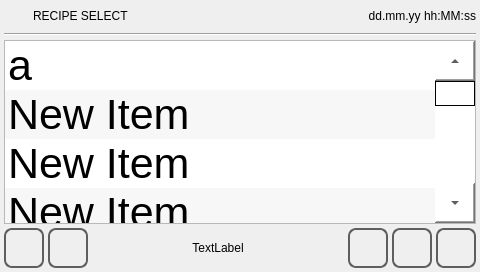
<?xml version="1.0" encoding="UTF-8"?>
<ui version="4.0">
 <class>recipe_select</class>
 <widget class="QWidget" name="recipe_select">
  <property name="geometry">
   <rect>
    <x>0</x>
    <y>0</y>
    <width>480</width>
    <height>272</height>
   </rect>
  </property>
  <property name="minimumSize">
   <size>
    <width>0</width>
    <height>0</height>
   </size>
  </property>
  <property name="maximumSize">
   <size>
    <width>16777215</width>
    <height>16777215</height>
   </size>
  </property>
  <property name="windowTitle">
   <string>recipe_select</string>
  </property>
  <property name="styleSheet">
   <string notr="true">QPushButton
{
	font: 20pt &quot;Ubuntu&quot;;
}</string>
  </property>
  <layout class="QVBoxLayout" name="verticalLayout">
   <property name="spacing">
    <number>4</number>
   </property>
   <property name="margin">
    <number>4</number>
   </property>
   <item>
    <layout class="QHBoxLayout" name="horizontalLayout">
     <property name="sizeConstraint">
      <enum>QLayout::SetMinimumSize</enum>
     </property>
     <item>
      <widget class="QLabel" name="labelIcon">
       <property name="minimumSize">
        <size>
         <width>25</width>
         <height>25</height>
        </size>
       </property>
       <property name="maximumSize">
        <size>
         <width>25</width>
         <height>25</height>
        </size>
       </property>
       <property name="focusPolicy">
        <enum>Qt::NoFocus</enum>
       </property>
       <property name="styleSheet">
        <string notr="true">border-image: url(:/systemicons/img/Script.png);</string>
       </property>
       <property name="text">
        <string/>
       </property>
      </widget>
     </item>
     <item>
      <widget class="QLabel" name="labelTitle">
       <property name="sizePolicy">
        <sizepolicy hsizetype="Preferred" vsizetype="Fixed">
         <horstretch>0</horstretch>
         <verstretch>0</verstretch>
        </sizepolicy>
       </property>
       <property name="focusPolicy">
        <enum>Qt::NoFocus</enum>
       </property>
       <property name="text">
        <string>RECIPE SELECT</string>
       </property>
      </widget>
     </item>
     <item>
      <widget class="QLabel" name="labelUserName">
       <property name="text">
        <string/>
       </property>
      </widget>
     </item>
     <item>
      <widget class="QLabel" name="labelDataOra">
       <property name="sizePolicy">
        <sizepolicy hsizetype="Preferred" vsizetype="Fixed">
         <horstretch>0</horstretch>
         <verstretch>0</verstretch>
        </sizepolicy>
       </property>
       <property name="focusPolicy">
        <enum>Qt::NoFocus</enum>
       </property>
       <property name="text">
        <string>dd.mm.yy hh:MM:ss</string>
       </property>
       <property name="alignment">
        <set>Qt::AlignRight|Qt::AlignTrailing|Qt::AlignVCenter</set>
       </property>
      </widget>
     </item>
    </layout>
   </item>
   <item>
    <widget class="Line" name="line">
     <property name="focusPolicy">
      <enum>Qt::NoFocus</enum>
     </property>
     <property name="orientation">
      <enum>Qt::Horizontal</enum>
     </property>
    </widget>
   </item>
   <item>
    <widget class="QListWidget" name="listWidget">
     <property name="font">
      <font>
       <family>Ubuntu</family>
       <pointsize>32</pointsize>
       <weight>50</weight>
       <italic>false</italic>
       <bold>false</bold>
      </font>
     </property>
     <property name="focusPolicy">
      <enum>Qt::NoFocus</enum>
     </property>
     <property name="styleSheet">
      <string notr="true">QListWidget
{
	font: 32pt &quot;Ubuntu&quot;;
}
QScrollBar:vertical
{
        border-top: 40px solid #999999;
        border-bottom: 40px solid #999999;
        background:white;
        width:40px;    
        margin: 0px 0px 0px 0px;
}
QScrollBar::handle:vertical 
{
        border: 1px solid black;
	    background: rgb(255, 255, 255);
        min-height: 10px;
}
QScrollBar::add-line:vertical
{
        height: 40px;
	    background: rgb(255, 255, 255);
        subcontrol-position: bottom;
        subcontrol-origin: margin;
	image: url(:/systemicons/img/Down.png);
}
QScrollBar::sub-line:vertical 
{
       height: 40px;
	    background: rgb(255, 255, 255);
        subcontrol-position: top;
	    subcontrol-origin: margin;
	image: url(:/systemicons/img/Up.png);
}</string>
     </property>
     <property name="verticalScrollBarPolicy">
      <enum>Qt::ScrollBarAlwaysOn</enum>
     </property>
     <property name="alternatingRowColors">
      <bool>true</bool>
     </property>
     <item>
      <property name="text">
       <string>a</string>
      </property>
     </item>
     <item>
      <property name="text">
       <string>New Item</string>
      </property>
     </item>
     <item>
      <property name="text">
       <string>New Item</string>
      </property>
     </item>
     <item>
      <property name="text">
       <string>New Item</string>
      </property>
     </item>
     <item>
      <property name="text">
       <string>New Item</string>
      </property>
     </item>
     <item>
      <property name="text">
       <string>New Item</string>
      </property>
     </item>
     <item>
      <property name="text">
       <string>New Item</string>
      </property>
     </item>
     <item>
      <property name="text">
       <string>New Item</string>
      </property>
     </item>
     <item>
      <property name="text">
       <string>New Item</string>
      </property>
     </item>
     <item>
      <property name="text">
       <string>New Item</string>
      </property>
     </item>
     <item>
      <property name="text">
       <string>New Item</string>
      </property>
     </item>
     <item>
      <property name="text">
       <string>z</string>
      </property>
     </item>
    </widget>
   </item>
   <item>
    <layout class="QHBoxLayout" name="horizontalLayout_2">
     <item>
      <widget class="QPushButton" name="pushButtonHome">
       <property name="sizePolicy">
        <sizepolicy hsizetype="Minimum" vsizetype="Fixed">
         <horstretch>60</horstretch>
         <verstretch>60</verstretch>
        </sizepolicy>
       </property>
       <property name="minimumSize">
        <size>
         <width>40</width>
         <height>40</height>
        </size>
       </property>
       <property name="maximumSize">
        <size>
         <width>40</width>
         <height>40</height>
        </size>
       </property>
       <property name="focusPolicy">
        <enum>Qt::NoFocus</enum>
       </property>
       <property name="styleSheet">
        <string notr="true">QPushButton
{
border: 2px solid  rgb(94, 94, 94);
border-radius: 8px;
qproperty-icon: url(:/systemicons/img/Home.png);
qproperty-iconSize: 24px 24px;
qproperty-focusPolicy: NoFocus;
}
QPushButton:pressed
{
border: 2px solid  rgb(194, 194, 194);
background-color:  rgb(255, 255, 127);
}
QPushButton:disabled
{
border: 2px solid  rgb(194, 194, 194);
}
</string>
       </property>
       <property name="text">
        <string/>
       </property>
      </widget>
     </item>
     <item>
      <widget class="QPushButton" name="pushButtonBack">
       <property name="sizePolicy">
        <sizepolicy hsizetype="Minimum" vsizetype="Fixed">
         <horstretch>60</horstretch>
         <verstretch>60</verstretch>
        </sizepolicy>
       </property>
       <property name="minimumSize">
        <size>
         <width>40</width>
         <height>40</height>
        </size>
       </property>
       <property name="maximumSize">
        <size>
         <width>40</width>
         <height>40</height>
        </size>
       </property>
       <property name="focusPolicy">
        <enum>Qt::NoFocus</enum>
       </property>
       <property name="styleSheet">
        <string notr="true">QPushButton
{
border: 2px solid  rgb(94, 94, 94);
border-radius: 8px;
qproperty-icon: url(:/systemicons/img/Go_back.png);
qproperty-iconSize: 24px 24px;
qproperty-focusPolicy: NoFocus;
}
QPushButton:pressed
{
border: 2px solid  rgb(194, 194, 194);
background-color:  rgb(255, 255, 127);
}
QPushButton:disabled
{
border: 2px solid  rgb(194, 194, 194);
}
</string>
       </property>
       <property name="text">
        <string/>
       </property>
      </widget>
     </item>
     <item>
      <widget class="QLabel" name="labelLoading">
       <property name="sizePolicy">
        <sizepolicy hsizetype="Expanding" vsizetype="Preferred">
         <horstretch>0</horstretch>
         <verstretch>0</verstretch>
        </sizepolicy>
       </property>
       <property name="text">
        <string>TextLabel</string>
       </property>
       <property name="alignment">
        <set>Qt::AlignCenter</set>
       </property>
      </widget>
     </item>
     <item>
      <widget class="QPushButton" name="pushButtonDelete">
       <property name="minimumSize">
        <size>
         <width>40</width>
         <height>40</height>
        </size>
       </property>
       <property name="maximumSize">
        <size>
         <width>40</width>
         <height>40</height>
        </size>
       </property>
       <property name="styleSheet">
        <string notr="true">QPushButton
{
border: 2px solid  rgb(94, 94, 94);
border-radius: 8px;
qproperty-icon: url(:/systemicons/img/Delete.png);
qproperty-iconSize: 24px 24px;
qproperty-focusPolicy: NoFocus;
}
QPushButton:pressed
{
border: 2px solid  rgb(194, 194, 194);
background-color:  rgb(255, 255, 127);
}
QPushButton:disabled
{
border: 2px solid  rgb(194, 194, 194);
}
</string>
       </property>
       <property name="text">
        <string/>
       </property>
      </widget>
     </item>
     <item>
      <widget class="QPushButton" name="pushButtonView">
       <property name="sizePolicy">
        <sizepolicy hsizetype="Minimum" vsizetype="Fixed">
         <horstretch>60</horstretch>
         <verstretch>60</verstretch>
        </sizepolicy>
       </property>
       <property name="minimumSize">
        <size>
         <width>40</width>
         <height>40</height>
        </size>
       </property>
       <property name="maximumSize">
        <size>
         <width>40</width>
         <height>40</height>
        </size>
       </property>
       <property name="focusPolicy">
        <enum>Qt::NoFocus</enum>
       </property>
       <property name="styleSheet">
        <string notr="true">QPushButton
{
border: 2px solid  rgb(94, 94, 94);
border-radius: 8px;
qproperty-icon: url(:/systemicons/img/Display.png);
qproperty-iconSize: 24px 24px;
qproperty-focusPolicy: NoFocus;
}
QPushButton:pressed
{
border: 2px solid  rgb(194, 194, 194);
background-color:  rgb(255, 255, 127);
}
QPushButton:disabled
{
border: 2px solid  rgb(194, 194, 194);
}
</string>
       </property>
       <property name="text">
        <string/>
       </property>
      </widget>
     </item>
     <item>
      <widget class="QPushButton" name="pushButtonSaveUSB">
       <property name="minimumSize">
        <size>
         <width>40</width>
         <height>40</height>
        </size>
       </property>
       <property name="maximumSize">
        <size>
         <width>40</width>
         <height>40</height>
        </size>
       </property>
       <property name="styleSheet">
        <string notr="true">QPushButton
{
border: 2px solid  rgb(94, 94, 94);
border-radius: 8px;
qproperty-icon: url(:/systemicons/img/Flash_drive.png);
qproperty-iconSize: 24px 24px;
qproperty-focusPolicy: NoFocus;
}
QPushButton:pressed
{
border: 2px solid  rgb(194, 194, 194);
background-color:  rgb(255, 255, 127);
}
QPushButton:disabled
{
border: 2px solid  rgb(194, 194, 194);
}
</string>
       </property>
       <property name="text">
        <string/>
       </property>
      </widget>
     </item>
    </layout>
   </item>
  </layout>
 </widget>
 <resources/>
 <connections/>
</ui>
